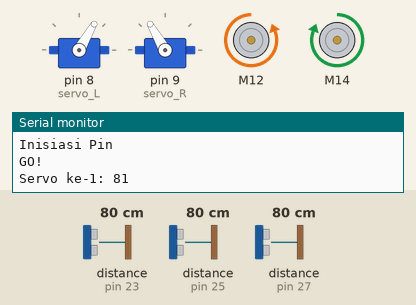
The sketch below on a simulated Arduino Uno, built with avr-gcc and run on an emulated ATmega328P. On the bench: 2 × servo, 2 × DC motor (green arrow = forward, orange = backward, longer = faster), the last lines printed to the serial monitor. The test bench sets the inputs (shaded band); at power-on: distance to the obstacle (sensors on pin 23, pin 25, pin 27) 80 cm. The echo pulse lasts 58.3 µs per cm.

Above: at 0.08 s.
At 1.2 s:
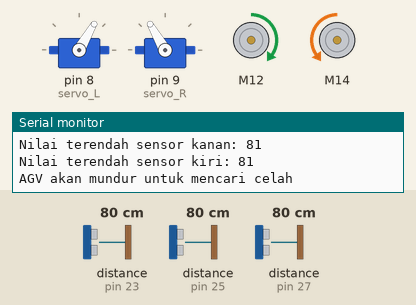
1.3 s: distance to the obstacle (sensor on pin 23) set to 203 cm
At 2.4 s:
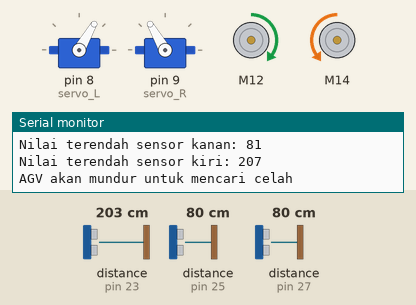
Timing chart, 0 to 10.3 s (numbered marks = the images above; inputs shaded):
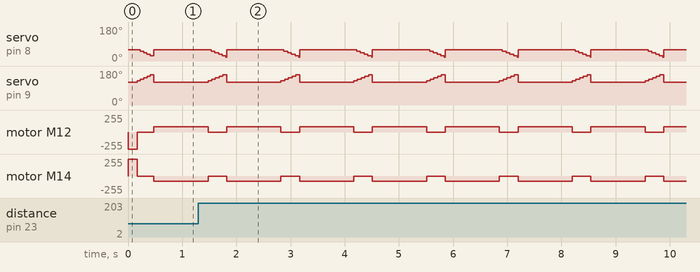

The sketch:

agv_bts_driver.ino
```cpp
#include <NewPing.h>
#include <Servo.h>
#include <BTS7960.h>

// Function Declaration
void forwardLoop();
void motorForward(int speed);
void motorBackward(int speed);
void motorStop();

// Ultrasonic Sensor Pins

const int trig_1 = 22;
const int echo_1 = 23;
const int trig_2 = 24;
const int echo_2 = 25;
const int trig_3 = 26;
const int echo_3 = 27;

NewPing sonar[3] = {
  NewPing(trig_1, echo_1, 300),
  NewPing(trig_2, echo_2, 300),
  NewPing(trig_3, echo_3, 300)
};

// Servo Pins

const int servo_L = 8;
const int servo_R = 9;

Servo leftServo;
Servo rightServo;

// Motor Driver Pins

const int EN1 = 28;
const int EN2 = 29;
const int L1_PWM = 12;
const int R1_PWM = 13;
const int L2_PWM = 14;
const int R2_PWM = 15;

BTS7960 motor1(EN1, L1_PWM, R1_PWM);
BTS7960 motor2(EN2, L2_PWM, R2_PWM);

// Other variables that might be used

int i, j;
int k, l = 0;
int sonarValue[3];

/* PROGRAM MAIN BODY */

void setup() {
  Serial.begin(115200);
  Serial.println("Inisiasi Pin");
  leftServo.attach(servo_L);
  rightServo.attach(servo_R);
  leftServo.write(60);
  rightServo.write(120);
}

void loop() {
    k = 0;
    l = 0;
    Serial.println("GO!");
    motorForward(255);
  do{
    for(i = 0; i < 3; i++)
    {
      delay(50);
      sonarValue[i] = sonar[i].ping_cm();
      if(sonarValue[i] == 0) sonarValue[i] = 9999;
      Serial.print("Servo ke-");
      Serial.print(i+1);
      Serial.print(": ");
      Serial.print(sonarValue[i]);
      Serial.println(" ");
      Serial.println("");
    }
  } while((sonarValue[0] > 200 && sonarValue[1] > 200 && sonarValue[2] > 200));

  if(sonarValue[1] <= 200)
  {
    Serial.println("Jarak sensor tengah ke objek: ");
    Serial.print(sonarValue[1]);
    Serial.println("");
    motorForward(80);
    if(sonarValue[1] <= 100)
    {
      Serial.println("Objek dibawah 100cm !!!");
      forwardLoop();
      if (k < l)
      {
        Serial.println("Motor akan berbelok ke Kiri");
        motor1.Stop();
        motor2.TurnRight(80);
        delay(500);
        sonarValue[2] = sonar[2].ping_cm();
        if (sonarValue[2] == 0) sonarValue[2] = 9999;
        delay(50);
        while(sonarValue[2] != 9999)
        {
          sonarValue[2] = sonar[2].ping_cm();
          if (sonarValue[2] == 0) sonarValue[2] = 9999;
          Serial.print("Jarak objek dari sensor kanan: ");
          Serial.println(sonarValue[2]);
          delay(100);
        }
        motorForward(255);
        Serial.println("Motor kembali berjalan lurus");
      }

      else
      {
        Serial.println("Motor akan berbelok ke kanan");
        motor2.Stop();
        motor1.TurnLeft(80);
        delay(500);
        sonarValue[0] = sonar[0].ping_cm();
        if (sonarValue[0] == 0) sonarValue[0] = 9999;
        delay(50);
        while(sonarValue[0] != 9999)
        {
          sonarValue[0] = sonar[0].ping_cm();
          if (sonarValue[0] == 0) sonarValue[0] = 9999;
          Serial.print("Jarak objek dari sensor kiri: ");
          Serial.println(sonarValue[0]);
          delay(100);
        }
        motorForward(255);
        Serial.println("Motor kembali berjalan lurus");
      }
    }
  }

  else if(sonarValue[0] <= 200 && sonarValue[1] >= 200 && sonarValue[2] >= 200) {
    motor2.TurnRight(80);
    sonarValue[0] = sonar[0].ping_cm();
    if (sonarValue[0] == 0) sonarValue[0] = 9999;
    while(sonarValue[0] != 9999) delay(100);
    motorForward(255);
  }

  else if(sonarValue[2] <= 200 && sonarValue[1] >= 100 && sonarValue[0] >= 200) {
    motor1.TurnLeft(80);
    sonarValue[2] = sonar[2].ping_cm();
    if (sonarValue[2] == 0) sonarValue[2] = 9999;
    while(sonarValue[2] != 9999) delay(100);
    motorForward(255);
  }

  else motorForward(255);

}

void forwardLoop() {
    motorStop();
    for(i = 1; i <= 5; i++)
      {
        j = i * 8;
        rightServo.write(120 + j);
        sonarValue[2] = sonar[2].ping_cm();
        if (sonarValue[2] == 0) sonarValue[2] = 9999;
        if (k == 0) k = sonarValue[2];
        if (k > sonarValue[2]) k = sonarValue[2];
        Serial.print("Nilai terendah sensor kanan: ");
        Serial.println(sonarValue[2]);
        delay(50);
        leftServo.write(60 - j);
        sonarValue[0] = sonar[0].ping_cm();
        if (sonarValue[0] == 0) sonarValue[0] = 9999;
        if(l == 0) l = sonarValue[0];
        if (l > sonarValue[0]) l = sonarValue[0];
        Serial.print("Nilai terendah sensor kiri: ");
        Serial.println(sonarValue[0]);
      }
      rightServo.write(120);
      leftServo.write(60);

      if(k <= 100 && l <= 100) {
        Serial.println("AGV akan mundur untuk mencari celah");
        motorBackward(80);
        delay(1000);
        forwardLoop();
      }
}

void motorForward(int speed)
{
  motor1.TurnLeft(speed);
  motor2.TurnRight(speed);
}

void motorBackward(int speed)
{
  motor2.TurnLeft(speed);
  motor1.TurnRight(speed);
}

void motorStop()
{
  motor1.Stop();
  motor2.Stop();
}
```

Measured:
- by itself, servo on pin 8 (servo_L): repeats every 1.3 s: 44° 0.07 s, 36° 0.07 s, 28° 0.07 s, 20° 0.01 s, 60° 1.1 s, 52° 0.07 s
- by itself, servo on pin 9 (servo_R): repeats every 1.3 s: 136° 0.07 s, 144° 0.07 s, 152° 0.07 s, 160° 0.07 s, 120° 1.0 s, 128° 0.07 s
- by itself, motor M12: alternates forward 80/255 for 1.0 s and stopped for 0.34 s
- by itself, motor M14: alternates backward 80/255 for 1.0 s and stopped for 0.34 s
